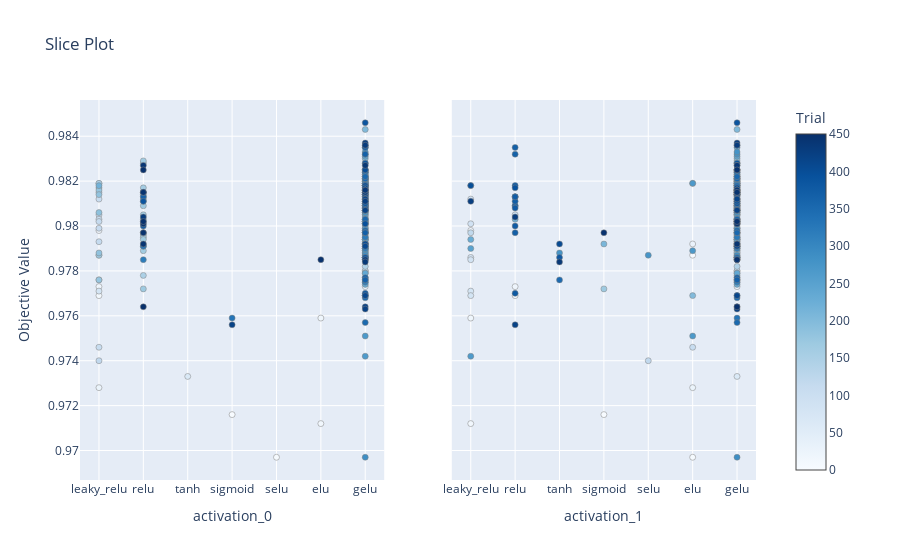

This figure's notebook cell:
### Code cell
optuna.visualization.plot_slice(study, params=["activation_0", "activation_1"])

### Figure 1 — Plotly figure (JSON) as saved in the notebook; plotly's stock layout.template omitted (floating-point values rounded to 4 significant figures; data arrays with more than 128 entries replaced by an {"elided": "..."} marker saying what was removed)
{"data": [{"marker": {"color": {"elided": "264 int values"}, "colorbar": {"title": {"text": "Trial"}, "x": 1, "xpad": 40}, "colorscale": [[0, "rgb(247,251,255)"], [0.125, "rgb(222,235,247)"], [0.25, "rgb(198,219,239)"], [0.375, "rgb(158,202,225)"], [0.5, "rgb(107,174,214)"], [0.625, "rgb(66,146,198)"], [0.75, "rgb(33,113,181)"], [0.875, "rgb(8,81,156)"], [1, "rgb(8,48,107)"]], "line": {"color": "Grey", "width": 0.5}, "showscale": true}, "mode": "markers", "showlegend": false, "type": "scatter", "x": {"elided": "264 str values"}, "xaxis": "x", "y": {"elided": "264 float values"}, "yaxis": "y"}, {"marker": {"color": {"elided": "264 int values"}, "colorbar": {"title": {"text": "Trial"}, "x": 1, "xpad": 40}, "colorscale": [[0, "rgb(247,251,255)"], [0.125, "rgb(222,235,247)"], [0.25, "rgb(198,219,239)"], [0.375, "rgb(158,202,225)"], [0.5, "rgb(107,174,214)"], [0.625, "rgb(66,146,198)"], [0.75, "rgb(33,113,181)"], [0.875, "rgb(8,81,156)"], [1, "rgb(8,48,107)"]], "line": {"color": "Grey", "width": 0.5}, "showscale": false}, "mode": "markers", "showlegend": false, "type": "scatter", "x": {"elided": "264 str values"}, "xaxis": "x2", "y": {"elided": "264 float values"}, "yaxis": "y2"}], "layout": {"title": {"text": "Slice Plot"}, "xaxis": {"anchor": "y", "categoryarray": ["leaky_relu", "relu", "tanh", "sigmoid", "selu", "elu", "gelu"], "categoryorder": "array", "domain": [0, 0.45], "title": {"text": "activation_0"}, "type": "category"}, "xaxis2": {"anchor": "y2", "categoryarray": ["leaky_relu", "relu", "tanh", "sigmoid", "selu", "elu", "gelu"], "categoryorder": "array", "domain": [0.55, 1], "title": {"text": "activation_1"}, "type": "category"}, "yaxis": {"anchor": "x", "domain": [0, 1], "title": {"text": "Objective Value"}}, "yaxis2": {"anchor": "x2", "domain": [0, 1], "matches": "y", "showticklabels": false}}}
